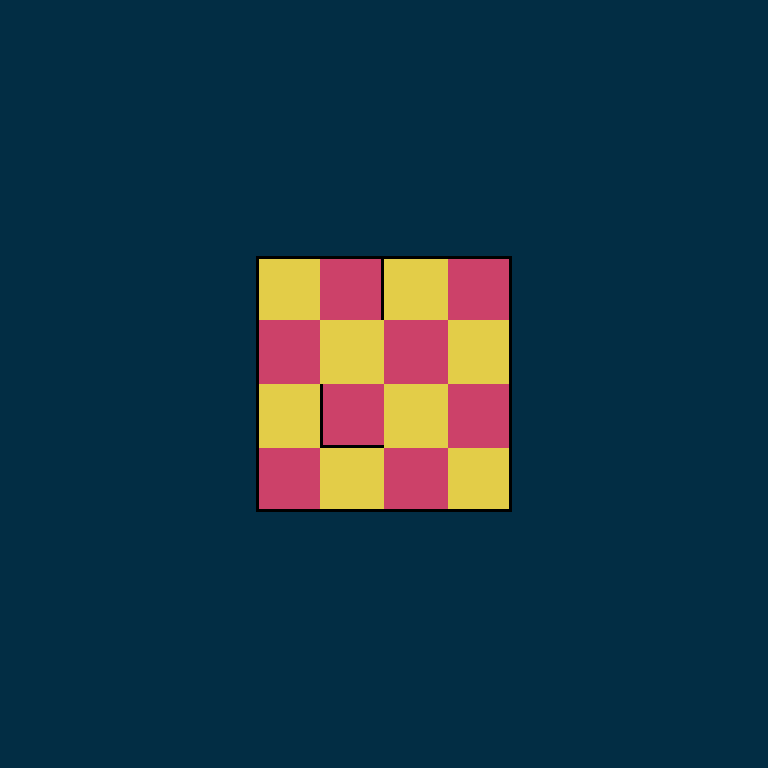

This is a level from a 2D game, rendered from its Tiled map with the project's own tilesets. A one-line summary and the map file follow, with tile-layer data summarised:
An orthogonal 12x12 tile map with 64x64 px tiles, 5 tile layers (ground, left, right, up, ...) and 2 objects (Player, Goal).

<map version="1.0" orientation="orthogonal" renderorder="right-down" width="12" height="12" tilewidth="64" tileheight="64" nextobjectid="28">
 <tileset firstgid="1" source="tileset_00.tsx" />
 <layer name="ground" width="12" height="12">
  <properties>
   <property name="tileset" value="tileset_00" />
   <property name="type" value="base" />
  </properties>
  <data>[144 cells, 144 non-empty, 3 distinct tile ids]</data>
 </layer>
 <layer name="left" width="12" height="12">
  <properties>
   <property name="edge" value="left" />
   <property name="tileset" value="tileset_00" />
   <property name="type" value="edges" />
  </properties>
  <data>[144 cells, 5 non-empty, 1 distinct tile ids]</data>
 </layer>
 <layer name="right" width="12" height="12">
  <properties>
   <property name="edge" value="right" />
   <property name="tileset" value="tileset_00" />
   <property name="type" value="edges" />
  </properties>
  <data>[144 cells, 5 non-empty, 1 distinct tile ids]</data>
 </layer>
 <layer name="up" width="12" height="12">
  <properties>
   <property name="edge" value="up" />
   <property name="tileset" value="tileset_00" />
   <property name="type" value="edges" />
  </properties>
  <data>[144 cells, 4 non-empty, 1 distinct tile ids]</data>
 </layer>
 <layer name="down" width="12" height="12">
  <properties>
   <property name="edge" value="down" />
   <property name="tileset" value="tileset_00" />
   <property name="type" value="edges" />
  </properties>
  <data>[144 cells, 5 non-empty, 1 distinct tile ids]</data>
 </layer>
 <objectgroup name="entities">
  <object id="13" name="Player" type="Player" x="464" y="464" width="32" height="32">
   <properties>
    <property name="facing" value="left" />
    <property name="gid" type="int" value="8" />
    <property name="speed" type="float" value="225" />
    <property name="type" value="player" />
   </properties>
   <ellipse />
  </object>
  <object id="14" name="Goal" type="Goal" x="416" y="400">
   <properties>
    <property name="type" value="goal" />
   </properties>
   <polygon points="0,0 -16,32 16,32" />
  </object>
 </objectgroup>
</map>
